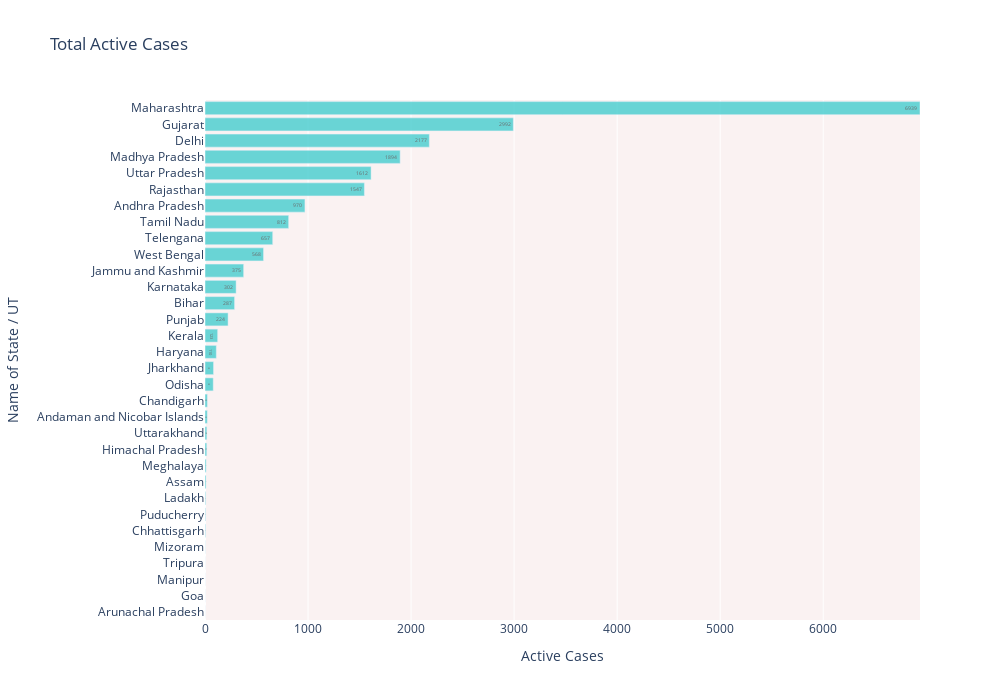

Source (notebook cell):
### Code cell
fig = px.bar(df.sort_values('Active Cases', ascending=False).sort_values('Active Cases', ascending=True), 
             x="Active Cases", y="Name of State / UT", 
             title='Total Active Cases', 
             text='Active Cases', 
             orientation='h', 
             width=1000, height=700, range_x = [0, max(df['Active Cases'])])
fig.update_traces(marker_color='#46cdcf', opacity=0.8, textposition='inside')

fig.update_layout(plot_bgcolor='rgb(250, 242, 242)')
fig.show()

### Figure 1 — Plotly figure (JSON) as saved in the notebook; plotly's stock layout.template omitted (floating-point values rounded to 4 significant figures)
{"data": [{"alignmentgroup": "True", "hovertemplate": "Active Cases=%{text}<br>Name of State / UT=%{y}<extra></extra>", "legendgroup": "", "marker": {"color": "#46cdcf"}, "name": "", "offsetgroup": "", "opacity": 0.8, "orientation": "h", "showlegend": false, "text": [0, 0, 0, 0, 1, 5, 5, 6, 10, 11, 17, 18, 22, 23, 80, 83, 110, 123, 224, 287, 302, 375, 568, 657, 812, 970, 1547, 1612, 1894, 2177, 2992, 6939], "textposition": "inside", "type": "bar", "x": [0, 0, 0, 0, 1, 5, 5, 6, 10, 11, 17, 18, 22, 23, 80, 83, 110, 123, 224, 287, 302, 375, 568, 657, 812, 970, 1547, 1612, 1894, 2177, 2992, 6939], "xaxis": "x", "y": ["Arunachal Pradesh", "Goa", "Manipur", "Tripura", "Mizoram", "Chhattisgarh", "Puducherry", "Ladakh", "Assam", "Meghalaya", "Himachal Pradesh", "Uttarakhand", "Andaman and Nicobar Islands", "Chandigarh", "Odisha", "Jharkhand", "Haryana", "Kerala", "Punjab", "Bihar", "Karnataka", "Jammu and Kashmir", "West Bengal", "Telengana", "Tamil Nadu", "Andhra Pradesh", "Rajasthan", "Uttar Pradesh", "Madhya Pradesh", "Delhi", "Gujarat", "Maharashtra"], "yaxis": "y"}], "layout": {"barmode": "relative", "height": 700, "legend": {"tracegroupgap": 0}, "plot_bgcolor": "rgb(250, 242, 242)", "title": {"text": "Total Active Cases"}, "width": 1000, "xaxis": {"anchor": "y", "domain": [0, 1], "range": [0, 6939], "title": {"text": "Active Cases"}}, "yaxis": {"anchor": "x", "domain": [0, 1], "title": {"text": "Name of State / UT"}}}}
